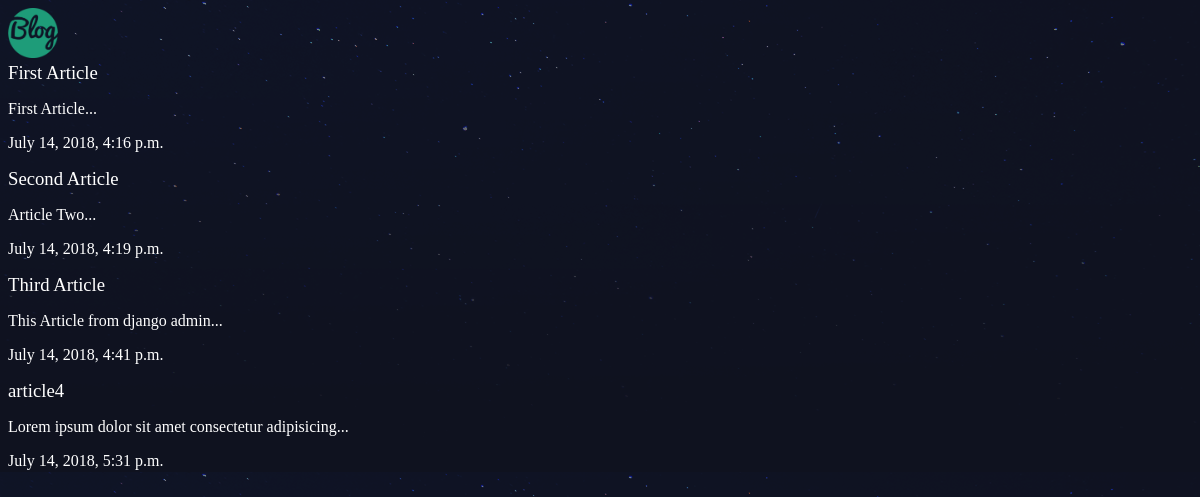
The app's page /articles/ with its own data.
### articles/models.py (models this page shows, shortened)
class Article(models.Model):
    title = models.CharField(max_length=100)
    slug  = models.SlugField()
    body  = models.TextField()
    date  = models.DateTimeField(auto_now_add=True)
    def snippet(self):
        return self.body[:50] + '...'

### articles/views.py (the view)
# urls.py: path('/', views.articles_list, name='list'),
def articles_list(request):
    articles = Article.objects.all().order_by('date')
    return render(request, 'articles/articles_list.html', { 'articles': articles })

### articles/templates/articles/articles_list.html
{% extends 'base_layout.html' %}
{% block content %}
    <div class="articles">
        {% for article in articles %}
        <div class="article">
            <h3><a href="{% url 'detail' slug=article.slug %}">{{ article.title }}</a></h3>
            <p>{{ article.snippet }}</p>
            <p>{{ article.date }}</p>
        </div>
        {% endfor %}
    </div>
{% endblock %}

### assets/styles.css (style rules this page uses)
body { background-color: #0f121f; background-image: url(stars.png); background-repeat-y: no-repeat; color: #fff; }
body * { font-family: Ubuntu; }
h1, h2, h3, h4, h5 { font-weight: normal; margin: 0; }
a, a:hover, a:visited { color: #fff; text-decoration: none; }

### records on screen
Article: title "First Article", snippet "First Article...", date "July 14, 2018, 4:16 p.m."
Article: title "Second Article", snippet "Article Two...", date "July 14, 2018, 4:19 p.m."
Article: title "Third Article", snippet "This Article from django admin...", date "July 14, 2018, 4:41 p.m."
Article: title "article4", snippet "Lorem ipsum dolor sit amet consectetur adipisicing...", date "July 14, 2018, 5:31 p.m."
